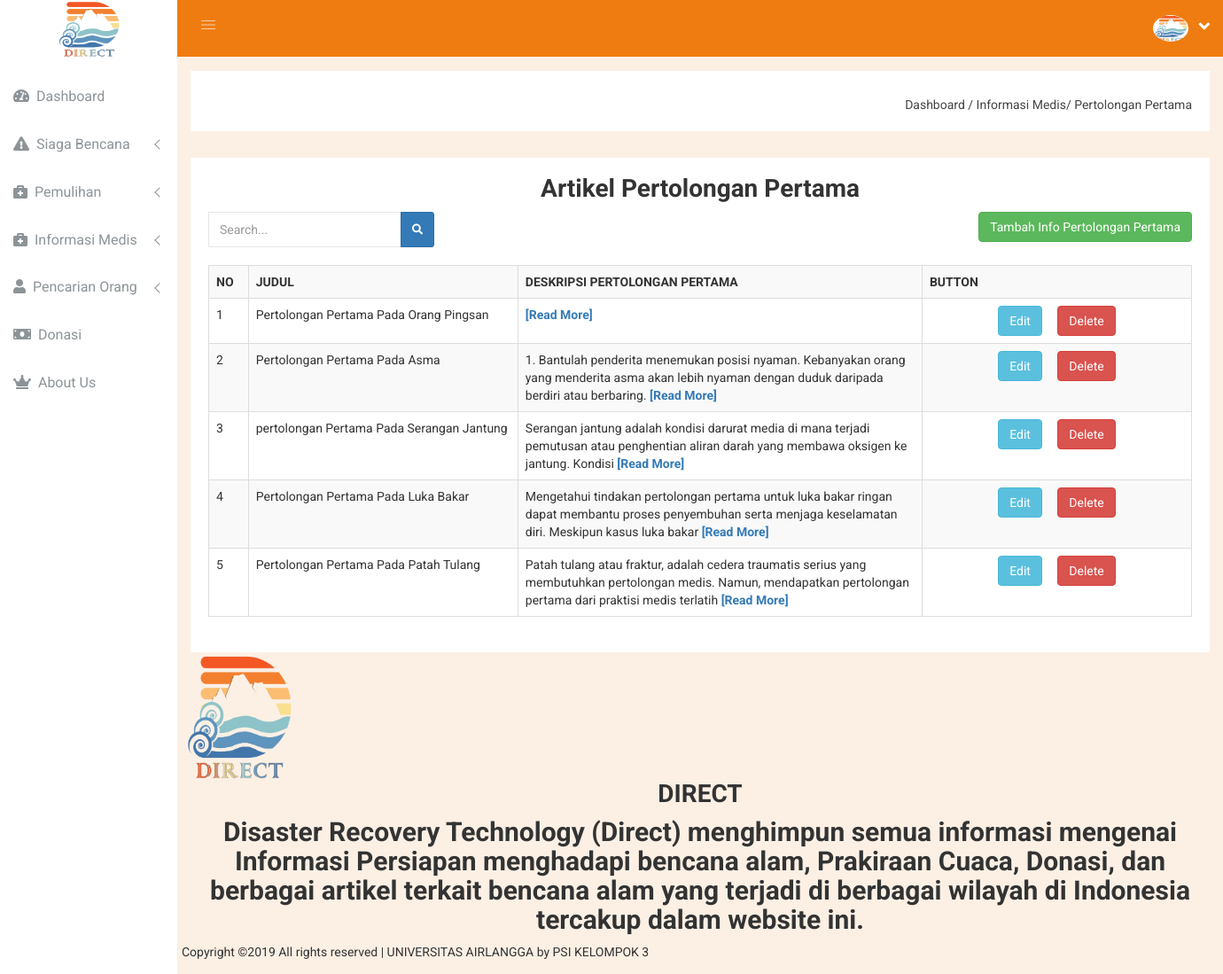
Before: /main.php?module=admin-pp with the older database file.
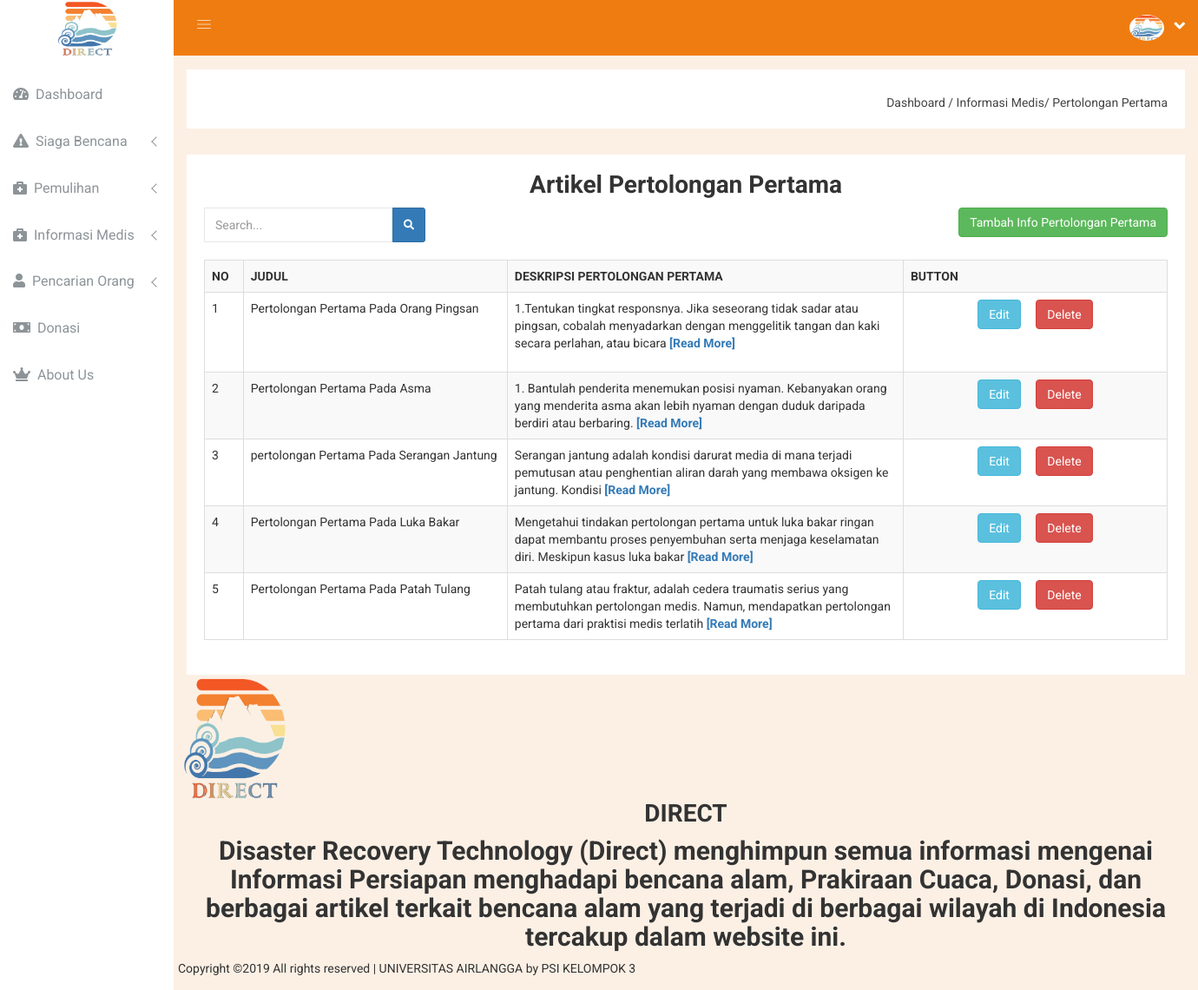
After: the same page with the newer database file.
### tables this page shows
CREATE TABLE `pertolongan_pertama` (
  `id` int(11) NOT NULL,
  `judul` varchar(50) NOT NULL,
  `isi` text NOT NULL
);

### main.php (called while the page is built, shortened)
<?php
include('module/index.php');
?>

### module/module/admin-pp.php (the view, shortened to what this page needs)
<div class="breadcome-area">
	<div class="container-fluid">
		<div class="row">
			<div class="col-lg-12 col-md-12 col-sm-12 col-xs-12">
				<div class="breadcome-list">
					<div class="row">
						<div class="col-lg-6 col-md-6 col-sm-6 col-xs-12">
						</div>
						<div class="col-lg-6 col-md-6 col-sm-6 col-xs-12">
							<ul class="breadcome-menu">
								<li>
									<a href="?module=dashboard">Dashboard</a>
									<span class="bread-slash">/</span>
								</li>
								<li>
									<span class="bread-blod"></span>Informasi Medis<span class="bread-slash">/</span>
								</li>
								<li>
									<span><a href="?module=admin-pp">Pertolongan Pertama</a></span>
								</li>
							</ul>
						</div>
					</div>
				</div>
			</div>
		</div>
	</div>
</div>
<div class="col-lg-12">
	<div class="courses-inner res-mg-b-30">
		<div class="courses-title">
			<h1 align="center">Artikel Pertolongan Pertama</h1>
		</div>
		<div class="row">
			<form action="" method="post" autocomplete="off">
				<div class="col-lg-3">
					<div class="input-group input-mark-inner ">
						<input type="text" placeholder="Search..."  class="input-mark-inner mg-b-22 form-control" name="cari">
						<span class="input-group-btn">
							<button type="submit" name="btn-cari" class="btn btn-sm btn-primary">
								<i class="fa fa-search"></i>
							</button>
						</span>
					</div>
				</div>
			</form>
			<div class="col-lg-9" align="right">
				<a href="?module=input-pp">
					<button class="btn btn-success">Tambah Info Pertolongan Pertama</button>
				</a>
			</div>
		</div>
		<br>
		<div class="row">
			<div class="col-md-12">
				<?php
				require('config/db.php');
				$sql="";
				if(isset($_POST['btn-cari'])){
					$cari=$_POST['cari'];
					$sql="SELECT * FROM pertolongan_pertama WHERE judul LIKE '%$cari%' OR isi LIKE '%".$cari."%'";
				}else{
					$sql = 'SELECT * FROM pertolongan_pertama ORDER by id ASC';
				}
				$result = mysqli_query($con,$sql);
				$no = 1;
				?>
				<table class="table table-bordered table-striped">
					<tr>
						<th width="2%">NO</th>
						<th width="20%">JUDUL</th>
						<th width="30%">DESKRIPSI PERTOLONGAN PERTAMA</th>
						<th width="20%">BUTTON</th>
					</tr>
					<?php
					while($row = mysqli_fetch_array($result)){ ?>
					<tr>
						<td><?php echo $no; ?></td>
						<td><?php echo $row['judul']; ?></td>
						<td>
							<?php
							echo limit_words($row['isi'],20);
							if(str_word_count($row['isi'])>20){
								echo '<a href="?module=dtlPertolonganPertama&id='.$row['id'].'"> <b>[Read More]</b></a>';
							}
							?>
						</td>
						<td align="center">
							<a href="?module=editPertolonganPertama&id=<?php echo $row['id']; ?>"><button type="button" class="btn btn-info btn-s">Edit</button></a>
							<button type="button" name="delete" data-toggle="modal" data-target=".bs-modal-DeleteArticle<?php echo $row['id']; ?>" class="btn btn-danger bt-sm" >Delete</button>
						</td>
							</tr>
							<?php
							$no++;
						}
						?>
					</table>
				</div>
			</div>
		</div>
	</div>
	<?php
	function limit_words($string, $word_limit){
		$words = explode(" ",$string);
		return implode(" ",array_splice($words,0,$word_limit));
	}
	?>

Changed rows visible on the page:
changed pertolongan_pertama "Pertolongan Pertama Pada Orang Pingsan": isi (not shown) → "1.Tentukan tingkat responsnya. Jika seseorang tidak sadar atau pingsan, cobalah menyadarkan dengan menggelitik tangan dan kaki secara perlahan, atau bicara"
